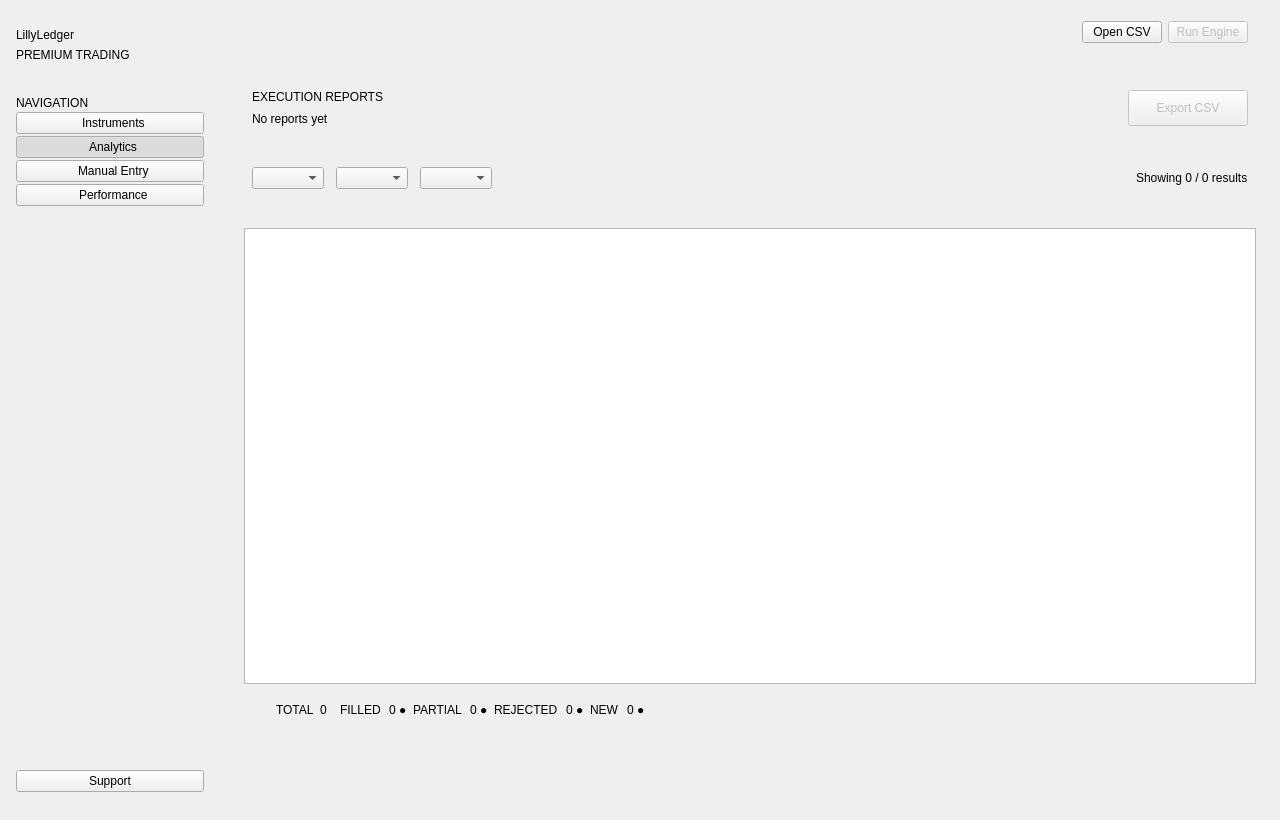
<?xml version="1.0" encoding="UTF-8"?>
<ui version="4.0">
 <class>MainWindow</class>
 <widget class="QMainWindow" name="MainWindow">
  <property name="geometry"><rect><x>0</x><y>0</y><width>1280</width><height>820</height></rect></property>
  <property name="windowTitle"><string>LillyLedger</string></property>
  <widget class="QWidget" name="centralwidget">
   <layout class="QHBoxLayout" name="rootLayout">
    <property name="leftMargin"><number>0</number></property>
    <property name="topMargin"><number>0</number></property>
    <property name="rightMargin"><number>0</number></property>
    <property name="bottomMargin"><number>0</number></property>
    <property name="spacing"><number>0</number></property>
    <!-- Sidebar -->
    <item>
     <widget class="QWidget" name="Sidebar">
      <property name="minimumSize"><size><width>220</width><height>0</height></size></property>
      <property name="maximumSize"><size><width>220</width><height>16777215</height></size></property>
      <layout class="QVBoxLayout" name="sidebarLayout">
       <property name="leftMargin"><number>16</number></property>
       <property name="topMargin"><number>28</number></property>
       <property name="rightMargin"><number>16</number></property>
       <property name="bottomMargin"><number>28</number></property>
       <property name="spacing"><number>2</number></property>
       <item>
        <widget class="QWidget" name="logoContainer" native="true">
         <layout class="QVBoxLayout" name="logoLayout">
          <property name="leftMargin"><number>0</number></property>
          <property name="topMargin"><number>0</number></property>
          <property name="rightMargin"><number>0</number></property>
          <property name="bottomMargin"><number>32</number></property>
          <property name="spacing"><number>6</number></property>
          <item>
           <widget class="QLabel" name="Logo">
            <property name="text"><string>LillyLedger</string></property>
           </widget>
          </item>
          <item>
           <widget class="QLabel" name="LogoSubtitle">
            <property name="text"><string>PREMIUM TRADING</string></property>
           </widget>
          </item>
         </layout>
        </widget>
       </item>
       <item>
        <widget class="QLabel" name="navHeader">
         <property name="text"><string>NAVIGATION</string></property>
        </widget>
       </item>
       <item>
        <widget class="QPushButton" name="sidebarInstrumentsButton">
         <property name="text"><string>  Instruments</string></property>
         <property name="checkable"><bool>true</bool></property>
         <property name="checked"><bool>false</bool></property>
         <property name="navIcon" stdset="0"><bool>true</bool></property>
        </widget>
       </item>
       <item>
        <widget class="QPushButton" name="sidebarAnalyticsButton">
         <property name="text"><string>  Analytics</string></property>
         <property name="checkable"><bool>true</bool></property>
         <property name="checked"><bool>true</bool></property>
         <property name="navIcon" stdset="0"><bool>true</bool></property>
        </widget>
       </item>
       <item>
        <widget class="QPushButton" name="sidebarManualButton">
         <property name="text"><string>  Manual Entry</string></property>
         <property name="checkable"><bool>true</bool></property>
         <property name="checked"><bool>false</bool></property>
         <property name="navIcon" stdset="0"><bool>true</bool></property>
        </widget>
       </item>
       <item>
        <widget class="QPushButton" name="sidebarPerformanceButton">
         <property name="text"><string>  Performance</string></property>
         <property name="checkable"><bool>true</bool></property>
         <property name="checked"><bool>false</bool></property>
         <property name="navIcon" stdset="0"><bool>true</bool></property>
        </widget>
       </item>
       <item>
        <spacer name="sidebarSpacer">
         <property name="orientation"><enum>Qt::Vertical</enum></property>
         <property name="sizeHint" stdset="0"><size><width>20</width><height>40</height></size></property>
        </spacer>
       </item>
       <item>
        <widget class="QPushButton" name="sidebarSupportButton">
         <property name="text"><string>Support</string></property>
         <property name="checkable"><bool>true</bool></property>
         <property name="checked"><bool>false</bool></property>
         <property name="navIcon" stdset="0"><bool>true</bool></property>
        </widget>
       </item>
      </layout>
     </widget>
    </item>
    <!-- Main content area -->
    <item>
     <widget class="QWidget" name="mainContent" native="true">
      <layout class="QVBoxLayout" name="mainContentLayout">
       <property name="leftMargin"><number>0</number></property>
       <property name="topMargin"><number>0</number></property>
       <property name="rightMargin"><number>0</number></property>
       <property name="bottomMargin"><number>0</number></property>
       <property name="spacing"><number>0</number></property>
       <!-- Top bar -->
       <item>
        <widget class="QWidget" name="TopBar">
         <property name="minimumSize"><size><width>0</width><height>64</height></size></property>
         <property name="maximumSize"><size><width>16777215</width><height>64</height></size></property>
         <layout class="QHBoxLayout" name="topBarLayout">
          <property name="leftMargin"><number>32</number></property>
          <property name="topMargin"><number>0</number></property>
          <property name="rightMargin"><number>32</number></property>
          <property name="bottomMargin"><number>0</number></property>
          <item>
           <spacer name="topBarSpacer">
            <property name="orientation"><enum>Qt::Horizontal</enum></property>
            <property name="sizeHint" stdset="0"><size><width>40</width><height>20</height></size></property>
           </spacer>
          </item>
          <item>
           <widget class="QPushButton" name="openCsvButton">
            <property name="text"><string>Open CSV</string></property>
           </widget>
          </item>
          <item>
           <widget class="QPushButton" name="runEngineButton">
            <property name="text"><string>Run Engine</string></property>
            <property name="enabled"><bool>false</bool></property>
           </widget>
          </item>
         </layout>
        </widget>
       </item>
       <!-- Stacked widget with 4 pages -->
       <item>
        <widget class="QStackedWidget" name="stackedWidget">
         <property name="currentIndex"><number>1</number></property>
         <!-- Page 0: Order Book -->
         <widget class="QWidget" name="orderBookPage">
          <layout class="QVBoxLayout" name="orderBookPageLayout">
           <property name="leftMargin"><number>0</number></property>
           <property name="topMargin"><number>0</number></property>
           <property name="rightMargin"><number>0</number></property>
           <property name="bottomMargin"><number>0</number></property>
           <property name="spacing"><number>0</number></property>
           <item>
            <widget class="QWidget" name="orderBookPageHeader" native="true">
             <property name="minimumSize"><size><width>0</width><height>88</height></size></property>
             <layout class="QHBoxLayout" name="orderBookHeaderLayout">
              <property name="leftMargin"><number>32</number></property>
              <property name="topMargin"><number>24</number></property>
              <property name="rightMargin"><number>32</number></property>
              <property name="bottomMargin"><number>24</number></property>
              <item>
               <widget class="QWidget" name="orderBookTitleContainer" native="true">
                <layout class="QVBoxLayout" name="orderBookTitleLayout">
                 <property name="leftMargin"><number>0</number></property>
                 <property name="topMargin"><number>0</number></property>
                 <property name="rightMargin"><number>0</number></property>
                 <property name="bottomMargin"><number>0</number></property>
                 <property name="spacing"><number>4</number></property>
                 <item>
                  <widget class="QLabel" name="orderTitle">
                   <property name="text"><string>ORDER BOOK</string></property>
                  </widget>
                 </item>
                 <item>
                  <widget class="QLabel" name="orderBookSubtitleLabel">
                   <property name="text"><string>Live order book by instrument</string></property>
                  </widget>
                 </item>
                </layout>
               </widget>
              </item>
              <item>
               <spacer name="orderBookHeaderSpacer">
                <property name="orientation"><enum>Qt::Horizontal</enum></property>
                <property name="sizeHint" stdset="0"><size><width>40</width><height>20</height></size></property>
               </spacer>
              </item>
              <item>
               <widget class="QComboBox" name="orderBookInstrumentCombo"/>
              </item>
             </layout>
            </widget>
           </item>
           <item>
            <widget class="QWidget" name="orderBookTableContainer" native="true">
             <layout class="QVBoxLayout" name="orderBookTableContainerLayout">
              <property name="leftMargin"><number>24</number></property>
              <property name="topMargin"><number>16</number></property>
              <property name="rightMargin"><number>24</number></property>
              <property name="bottomMargin"><number>24</number></property>
              <item>
               <widget class="OrderBookWidget" name="orderBookWidget" native="true"/>
              </item>
             </layout>
            </widget>
           </item>
          </layout>
         </widget>
         <!-- Page 1: Execution Reports (inline table) -->
         <widget class="QWidget" name="reportsPage">
          <layout class="QVBoxLayout" name="reportsPageLayout">
           <property name="leftMargin"><number>0</number></property>
           <property name="topMargin"><number>0</number></property>
           <property name="rightMargin"><number>0</number></property>
           <property name="bottomMargin"><number>0</number></property>
           <property name="spacing"><number>0</number></property>
           <item>
            <widget class="QWidget" name="reportsPageHeader" native="true">
             <property name="minimumSize"><size><width>0</width><height>88</height></size></property>
             <layout class="QHBoxLayout" name="reportsHeaderLayout">
              <property name="leftMargin"><number>32</number></property>
              <property name="topMargin"><number>24</number></property>
              <property name="rightMargin"><number>32</number></property>
              <property name="bottomMargin"><number>24</number></property>
              <item>
               <widget class="QWidget" name="reportsTitleContainer" native="true">
                <layout class="QVBoxLayout" name="reportsTitleLayout">
                 <property name="leftMargin"><number>0</number></property>
                 <property name="topMargin"><number>0</number></property>
                 <property name="rightMargin"><number>0</number></property>
                 <property name="bottomMargin"><number>0</number></property>
                 <property name="spacing"><number>4</number></property>
                 <item>
                  <widget class="QLabel" name="reportsTitle">
                   <property name="text"><string>EXECUTION REPORTS</string></property>
                  </widget>
                 </item>
                 <item>
                  <widget class="QLabel" name="reportsSubtitleLabel">
                   <property name="text"><string>No reports yet</string></property>
                  </widget>
                 </item>
                </layout>
               </widget>
              </item>
              <item>
               <spacer name="reportsHeaderSpacer">
                <property name="orientation"><enum>Qt::Horizontal</enum></property>
                <property name="sizeHint" stdset="0"><size><width>40</width><height>20</height></size></property>
               </spacer>
              </item>
              <item alignment="Qt::AlignVCenter">
               <widget class="QPushButton" name="exportCsvButton">
                <property name="text"><string>Export CSV</string></property>
                <property name="enabled"><bool>false</bool></property>
                <property name="minimumSize"><size><width>120</width><height>36</height></size></property>
                <property name="maximumSize"><size><width>160</width><height>36</height></size></property>
               </widget>
              </item>
             </layout>
            </widget>
           </item>
           <item>
            <widget class="QWidget" name="FilterBar" native="true">
             <property name="minimumSize"><size><width>0</width><height>52</height></size></property>
             <layout class="QHBoxLayout" name="filterBarLayout">
              <property name="leftMargin"><number>32</number></property>
              <property name="topMargin"><number>0</number></property>
              <property name="rightMargin"><number>32</number></property>
              <property name="bottomMargin"><number>0</number></property>
              <property name="spacing"><number>12</number></property>
              <item>
               <widget class="QComboBox" name="instrumentFilter"/>
              </item>
              <item>
               <widget class="QComboBox" name="statusFilter"/>
              </item>
              <item>
               <widget class="QComboBox" name="sideFilter"/>
              </item>
              <item>
               <spacer name="filterBarSpacer">
                <property name="orientation"><enum>Qt::Horizontal</enum></property>
                <property name="sizeHint" stdset="0"><size><width>40</width><height>20</height></size></property>
               </spacer>
              </item>
              <item>
               <widget class="QLabel" name="showingResultsLabel">
                <property name="text"><string>Showing 0 / 0 results</string></property>
               </widget>
              </item>
             </layout>
            </widget>
           </item>
           <item>
            <widget class="QWidget" name="tableContainer" native="true">
             <layout class="QVBoxLayout" name="tableContainerLayout">
              <property name="leftMargin"><number>24</number></property>
              <property name="topMargin"><number>24</number></property>
              <property name="rightMargin"><number>24</number></property>
              <property name="bottomMargin"><number>24</number></property>
              <item>
               <widget class="QWidget" name="TableWrapper" native="true">
                <layout class="QVBoxLayout" name="tableWrapperLayout">
                 <property name="leftMargin"><number>0</number></property>
                 <property name="topMargin"><number>0</number></property>
                 <property name="rightMargin"><number>0</number></property>
                 <property name="bottomMargin"><number>0</number></property>
                 <property name="spacing"><number>0</number></property>
                 <item>
                  <widget class="QTableView" name="executionReportsTable"/>
                 </item>
                 <!-- Summary bar -->
                 <item>
                  <widget class="QWidget" name="TableSummary" native="true">
                   <property name="minimumSize"><size><width>0</width><height>52</height></size></property>
                   <layout class="QHBoxLayout" name="summaryLayout">
                    <property name="leftMargin"><number>32</number></property>
                    <property name="topMargin"><number>0</number></property>
                    <property name="rightMargin"><number>32</number></property>
                    <property name="bottomMargin"><number>0</number></property>
                    <item>
                     <widget class="QLabel" name="totLabel">
                      <property name="text"><string>TOTAL</string></property>
                     </widget>
                    </item>
                    <item>
                     <widget class="QLabel" name="summaryTotalValue">
                      <property name="text"><string>0</string></property>
                     </widget>
                    </item>
                    <item>
                     <widget class="QWidget" name="summaryDivider" native="true">
                      <property name="minimumSize"><size><width>1</width><height>16</height></size></property>
                      <property name="maximumSize"><size><width>1</width><height>16</height></size></property>
                     </widget>
                    </item>
                    <item>
                     <widget class="QWidget" name="filledContainer" native="true">
                      <layout class="QHBoxLayout" name="filledLayout">
                       <property name="leftMargin"><number>0</number></property>
                       <property name="topMargin"><number>0</number></property>
                       <property name="rightMargin"><number>0</number></property>
                       <property name="bottomMargin"><number>0</number></property>
                       <property name="spacing"><number>8</number></property>
                       <item>
                        <widget class="QLabel" name="filledTitleLabel">
                         <property name="text"><string>FILLED</string></property>
                        </widget>
                       </item>
                       <item>
                        <widget class="QLabel" name="summaryFilledValue">
                         <property name="text"><string>0 ●</string></property>
                        </widget>
                       </item>
                      </layout>
                     </widget>
                    </item>
                    <item>
                     <widget class="QWidget" name="partialContainer" native="true">
                      <layout class="QHBoxLayout" name="partialLayout">
                       <property name="leftMargin"><number>0</number></property>
                       <property name="topMargin"><number>0</number></property>
                       <property name="rightMargin"><number>0</number></property>
                       <property name="bottomMargin"><number>0</number></property>
                       <property name="spacing"><number>8</number></property>
                       <item>
                        <widget class="QLabel" name="partialTitleLabel">
                         <property name="text"><string>PARTIAL</string></property>
                        </widget>
                       </item>
                       <item>
                        <widget class="QLabel" name="summaryPartialValue">
                         <property name="text"><string>0 ●</string></property>
                        </widget>
                       </item>
                      </layout>
                     </widget>
                    </item>
                    <item>
                     <widget class="QWidget" name="rejectedContainer" native="true">
                      <layout class="QHBoxLayout" name="rejectedLayout">
                       <property name="leftMargin"><number>0</number></property>
                       <property name="topMargin"><number>0</number></property>
                       <property name="rightMargin"><number>0</number></property>
                       <property name="bottomMargin"><number>0</number></property>
                       <property name="spacing"><number>8</number></property>
                       <item>
                        <widget class="QLabel" name="rejectedTitleLabel">
                         <property name="text"><string>REJECTED</string></property>
                        </widget>
                       </item>
                       <item>
                        <widget class="QLabel" name="summaryRejectedValue">
                         <property name="text"><string>0 ●</string></property>
                        </widget>
                       </item>
                      </layout>
                     </widget>
                    </item>
                    <item>
                     <widget class="QWidget" name="newContainer" native="true">
                      <layout class="QHBoxLayout" name="newLayout">
                       <property name="leftMargin"><number>0</number></property>
                       <property name="topMargin"><number>0</number></property>
                       <property name="rightMargin"><number>0</number></property>
                       <property name="bottomMargin"><number>0</number></property>
                       <property name="spacing"><number>8</number></property>
                       <item>
                        <widget class="QLabel" name="newTitleLabel">
                         <property name="text"><string>NEW</string></property>
                        </widget>
                       </item>
                       <item>
                        <widget class="QLabel" name="summaryNewValue">
                         <property name="text"><string>0 ●</string></property>
                        </widget>
                       </item>
                      </layout>
                     </widget>
                    </item>
                    <item>
                     <spacer name="summarySpacer">
                      <property name="orientation"><enum>Qt::Horizontal</enum></property>
                      <property name="sizeHint" stdset="0"><size><width>40</width><height>20</height></size></property>
                     </spacer>
                    </item>
                   </layout>
                  </widget>
                 </item>
                </layout>
               </widget>
              </item>
             </layout>
            </widget>
           </item>
          </layout>
         </widget>
         <!-- Page 2: Manual Order Entry -->
         <widget class="ManualOrderEntryWidget" name="manualEntryWidget" native="true"/>
         <!-- Page 3: Performance Dashboard -->
         <widget class="PerformanceDashboard" name="performanceDashboard" native="true"/>
        </widget>
       </item>
       <!-- Bottom bar -->
       <item>
        <widget class="QWidget" name="BottomBar">
         <property name="minimumSize"><size><width>0</width><height>60</height></size></property>
         <property name="maximumSize"><size><width>16777215</width><height>60</height></size></property>
         <layout class="QHBoxLayout" name="bottomBarLayout">
          <property name="leftMargin"><number>28</number></property>
          <property name="topMargin"><number>0</number></property>
          <property name="rightMargin"><number>28</number></property>
          <property name="bottomMargin"><number>0</number></property>
          <property name="spacing"><number>24</number></property>
          <item>
           <widget class="QLabel" name="ordersProcessedValue">
            <property name="text"><string/>
            </property>
           </widget>
          </item>
          <item>
           <widget class="QWidget" name="bottomDivider1" native="true">
            <property name="minimumSize"><size><width>1</width><height>16</height></size></property>
            <property name="maximumSize"><size><width>1</width><height>16</height></size></property>
           </widget>
          </item>
          <item>
           <widget class="QLabel" name="reportsGeneratedValue">
            <property name="text"><string/>
            </property>
           </widget>
          </item>
          <item>
           <widget class="QWidget" name="bottomDivider2" native="true">
            <property name="minimumSize"><size><width>1</width><height>16</height></size></property>
            <property name="maximumSize"><size><width>1</width><height>16</height></size></property>
           </widget>
          </item>
          <item>
           <widget class="QLabel" name="lastRunDurationValue">
            <property name="text"><string/>
            </property>
           </widget>
          </item>
          <item>
           <spacer name="bottomBarSpacer">
            <property name="orientation"><enum>Qt::Horizontal</enum></property>
            <property name="sizeHint" stdset="0"><size><width>40</width><height>20</height></size></property>
           </spacer>
          </item>
          <item>
           <widget class="QLabel" name="engineStateValue">
            <property name="text"><string/>
            </property>
           </widget>
          </item>
         </layout>
        </widget>
       </item>
      </layout>
     </widget>
    </item>
   </layout>
  </widget>
 </widget>
 <customwidgets>
  <customwidget>
   <class>OrderBookWidget</class>
   <extends>QWidget</extends>
   <header>orderbook_widget.h</header>
  </customwidget>
  <customwidget>
   <class>ManualOrderEntryWidget</class>
   <extends>QWidget</extends>
   <header>order_entry_widget.h</header>
  </customwidget>
  <customwidget>
   <class>PerformanceDashboard</class>
   <extends>QWidget</extends>
   <header>performance_dashboard.h</header>
  </customwidget>
 </customwidgets>
 <resources/>
 <connections/>
</ui>
